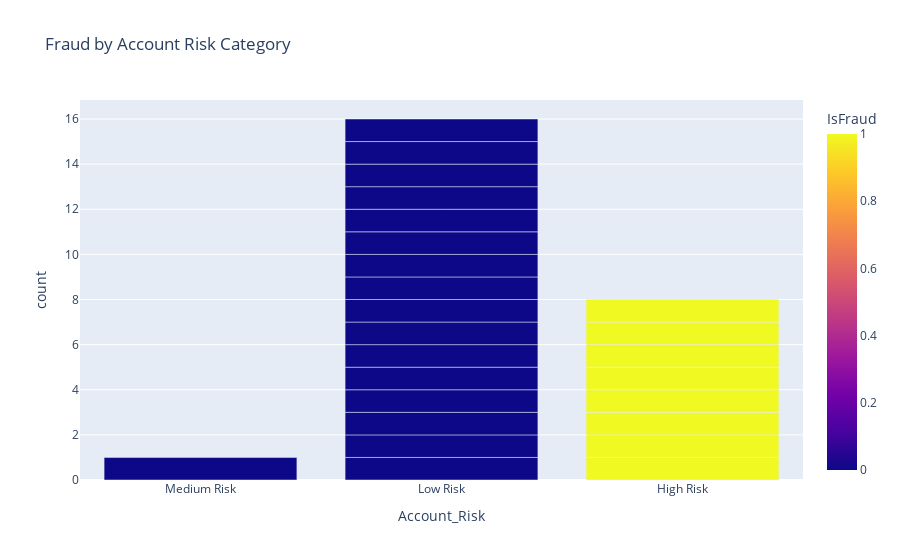

This figure's notebook cell:
### Code cell
fig = px.bar(
    df,
    x="Account_Risk",
    color="IsFraud",
    title="Fraud by Account Risk Category"
)

fig.show()

### Figure 1 — Plotly figure (JSON) as saved in the notebook; plotly's stock layout.template omitted (floating-point values rounded to 4 significant figures)
{"data": [{"alignmentgroup": "True", "hovertemplate": "Account_Risk=%{x}<br>count=%{y}<br>IsFraud=%{marker.color}<extra></extra>", "legendgroup": "", "marker": {"color": [0, 0, 1, 0, 0, 1, 0, 0, 1, 0, 0, 1, 0, 0, 0, 1, 0, 0, 1, 0, 1, 0, 0, 1, 0], "coloraxis": "coloraxis", "pattern": {"shape": ""}}, "name": "", "offsetgroup": "", "orientation": "v", "showlegend": false, "textposition": "auto", "type": "bar", "x": ["Medium Risk", "Low Risk", "High Risk", "Low Risk", "Low Risk", "High Risk", "Low Risk", "Low Risk", "High Risk", "Low Risk", "Low Risk", "High Risk", "Low Risk", "Low Risk", "Low Risk", "High Risk", "Low Risk", "Low Risk", "High Risk", "Low Risk", "High Risk", "Low Risk", "Low Risk", "High Risk", "Low Risk"], "xaxis": "x", "y": [1, 1, 1, 1, 1, 1, 1, 1, 1, 1, 1, 1, 1, 1, 1, 1, 1, 1, 1, 1, 1, 1, 1, 1, 1], "yaxis": "y"}], "layout": {"barmode": "relative", "coloraxis": {"colorbar": {"title": {"text": "IsFraud"}}, "colorscale": [[0, "#0d0887"], [0.1111, "#46039f"], [0.2222, "#7201a8"], [0.3333, "#9c179e"], [0.4444, "#bd3786"], [0.5556, "#d8576b"], [0.6667, "#ed7953"], [0.7778, "#fb9f3a"], [0.8889, "#fdca26"], [1, "#f0f921"]]}, "legend": {"tracegroupgap": 0}, "title": {"text": "Fraud by Account Risk Category"}, "xaxis": {"anchor": "y", "domain": [0, 1], "title": {"text": "Account_Risk"}}, "yaxis": {"anchor": "x", "domain": [0, 1], "title": {"text": "count"}}}}
